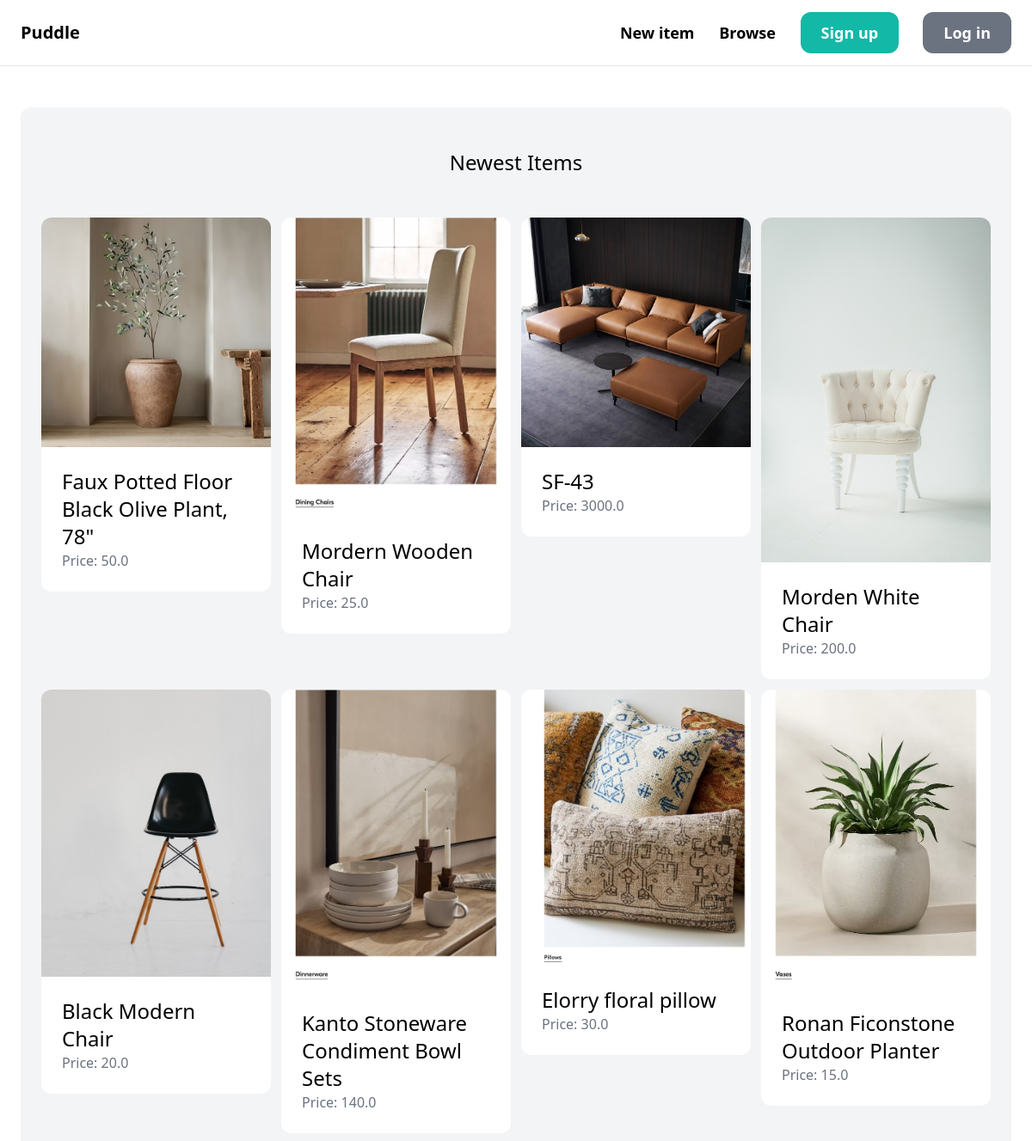
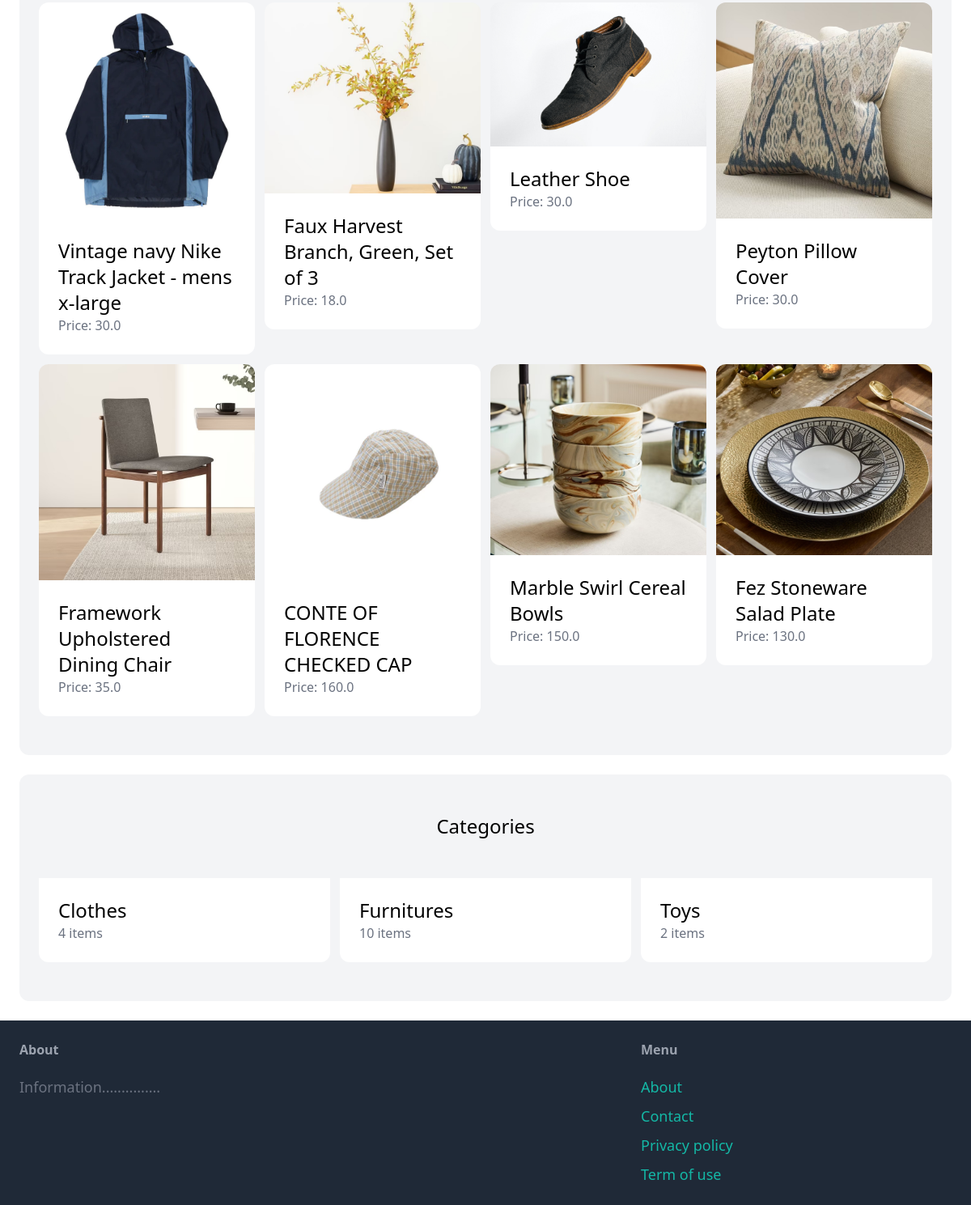
The page / on the database its author committed (2 pictures, top to bottom).
### item/models.py (models this page shows, shortened)
class Item(models.Model):
    category = models.ForeignKey(Category, related_name = 'items', on_delete=models.CASCADE)
    name= models.CharField(max_length=255)
    description = models.TextField(blank=True, null=True)
    price = models.FloatField()
    image = models.ImageField(upload_to='items_images', blank= True, null= True)
    is_sold = models.BooleanField(default= False)
    created_by = models.ForeignKey(User, related_name='items', on_delete=models.CASCADE)
    created_at = models.DateTimeField(auto_now_add=True)

class Category(models.Model):
    name= models.CharField(max_length=225)
    class Meta:
        ordering=('name',)
        verbose_name_plural= 'Categories'

### core/views.py (the view)
# urls.py: path('', views.index, name='index'),
def index(request):
    items= Item.objects.filter(is_sold=False)
    categories= Category.objects.all()
    return render(request, 'core/index.html', {'categories': categories, 'items': items})

### core/templates/core/index.html (shortened to what this page needs)
{% extends 'core/base.html' %}
{%block content%}
    <div class='mt-6 px-6 py-12 bg-gray-100 rounded-xl'>
        <h2 class="mb-12 text-2xl text-center">Newest Items</h2>
        <div class="grid grid-cols-4 gap-3">
            {% for item in items %}
                <div>
                    <a href="{% url 'item:detail' item.id %}">
                        <div>
                            <img src='{{item.image.url}}' class="rounded-t-xl">
                        </div>
                        <div class="p-6 bg-white rounded-b-xl">
                            <h2 class="text-2xl">{{item.name}}</h2>
                            <p class="text-gray-500"> Price: {{item.price}}</p>
                        </div>
                    </a>
                </div>
            {%endfor%}
        </div>
    </div>
    <div class='mt-6 px-6 py-12 bg-gray-100 rounded-xl'>
        <h2 class="mb-12 text-2xl text-center">Categories</h2>
        <div class="grid grid-cols-3 gap-3">
            {% for category in categories%}
                <div>
                    <a href="#">
                        <div class="p-6 bg-white rounded-b-xl">
                            <h2 class="text-2xl">{{category.name}}</h2>
                            <p class="text-gray-500"> {{category.items.count}} items</p>
                        </div>
                    </a>
                </div>
            {% endfor %}
        </div>
    </div>
{%endblock%}

### core/templates/core/base.html (shortened to what this page needs)
<!DOCTYPE html>
<html>
<head>
    <script src="https://cdn.tailwindcss.com"></script>
</head>
<body>
    <nav class="py-6 px-6 flex justify-between items-center border-b border-gray-200 ">
        <a href="/" class="text-xl font-semibold"> Puddle </a>
        <div class="space-x-6">
            <a href="{% url 'item:new' %}" class="text-lg font-semibold hover:text-gray-500"> New item </a>
            <a href="{% url 'item:items' %}" class="text-lg font-semibold hover:text-gray-500"> Browse </a>
            {% if request.user.is_authenticated %}
                <a href="{% url 'conversation:inbox' %}" class="px-6 py-3 text-lg font-semibold bg-teal-500 text-white rounded-xl hover:bg-teal-700">Inbox</a>
                <a href="{% url 'dashboard:index' %}" class="px-6 py-3 text-lg font-semibold bg-gray-500 text-white rounded-xl hover:bg-gray-700"> Dashboard </a>
            {% else %}
                <a href="{% url 'core:signup' %}" class="px-6 py-3 text-lg font-semibold bg-teal-500 text-white rounded-xl hover:bg-teal-700">Sign up</a>
                <a href="{% url 'core:login' %}" class="px-6 py-3 text-lg font-semibold bg-gray-500 text-white rounded-xl hover:bg-gray-700"> Log in </a>
            {% endif %}
        </div>
</nav>
    <div class="px-6 py-6">
        {% block content %}
        {% endblock %}
    </div>
    <footer class="py-6 px-6 flex justify-between bg-gray-800">
        <div class="w-2/3 pr-10">
            <h3 class="mb-5 font-semibold text-gray-400">About</h3>
            <p class="text-lg text-gray-500">Information...............</p>
        </div>
        <div class="w-1/3">
            <h3 class="mb-5 font-semibold text-gray-400">Menu</h3>
            <ul class="space-y-2">
                <li><a href="#" class="text-lg text-teal-500 hover:text-teal-700">About</a></li>
                <li><a href="{% url 'core:contact' %}" class="text-lg text-teal-500 hover:text-teal-700">Contact</a></li>
                <li><a href="#" class="text-lg text-teal-500 hover:text-teal-700">Privacy policy</a></li>
                <li><a href="#" class="text-lg text-teal-500 hover:text-teal-700">Term of use</a></li>
            </ul>
        </div>
    </footer>
</body>
</html>

### rows shown on the page
Item: image (picture), name "Faux Potted Floor Black Olive Plant, 78\"", price "50.0"
Item: image (picture), name "Mordern Wooden Chair", price "25.0"
Item: image (picture), name "SF-43", price "3000.0"
Item: image (picture), name "Morden White Chair", price "200.0"
Item: image (picture), name "Black Modern Chair", price "20.0"
Item: image (picture), name "Kanto Stoneware Condiment Bowl Sets", price "140.0"
Item: image (picture), name "Elorry floral pillow", price "30.0"
Item: image (picture), name "Ronan Ficonstone Outdoor Planter", price "15.0"
Item: image (picture), name "Vintage navy Nike Track Jacket - mens x-large", price "30.0"
Item: image (picture), name "Faux Harvest Branch, Green, Set of 3", price "18.0"
Item: image (picture), name "Leather Shoe", price "30.0"
Item: image (picture), name "Peyton Pillow Cover", price "30.0"
Item: image (picture), name "Framework Upholstered Dining Chair", price "35.0"
Item: image (picture), name "CONTE OF FLORENCE CHECKED CAP", price "160.0"
Item: image (picture), name "Marble Swirl Cereal Bowls", price "150.0"
Item: image (picture), name "Fez Stoneware Salad Plate", price "130.0"
Category: name "Clothes", items.count "4"
Category: name "Furnitures", items.count "10"
Category: name "Toys", items.count "2"
